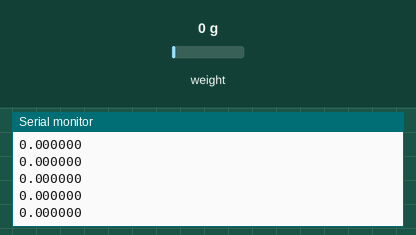
A sketch run on a simulated ESP8266 (NodeMCU). On the bench: the last lines printed to the serial monitor. Inputs (shaded band) come from the test bench; at power-on: weight on the scale 0 g.

Above: at 3.2 s.
3.3 s: weight on the scale set to 100 g
At 3.31 s:
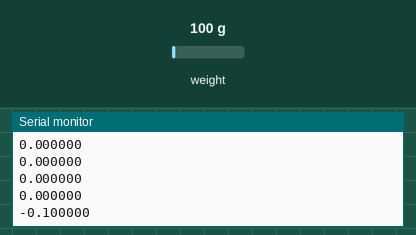
4.8 s: weight on the scale set to 1250 g
At 4.81 s:
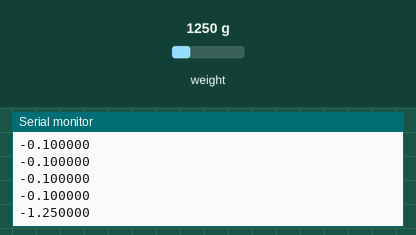
Timing chart, 0 to 7.8 s (numbered marks = the images above; inputs shaded):
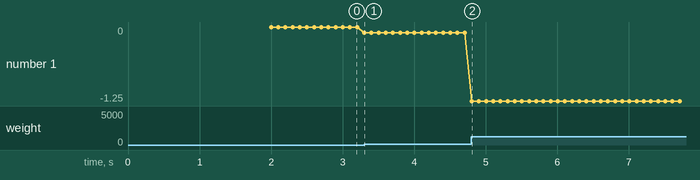

Measured:
- after the input at 3.3 s, the serial monitor: prints a new line at once (image 1)
- after the input at 4.8 s, the serial monitor: prints a new line at once (image 2)
- plotted number 1: 0 → -0.1 after the input at 3.3 s, -0.1 → -1.25 after the input at 4.8 s

The sketch:

hx7111.ino
```cpp
#include "HX711.h"
#define DOUT  D5
#define CLK  D6

HX711 scale(DOUT, CLK);
float calibration_factor = -306600;


void setup() {
  Serial.begin(9600);
  scale.set_scale();
  scale.tare();

  long zero_factor = scale.read_average();
  Serial.println(zero_factor);
}

void loop() {


  scale.set_scale(calibration_factor);
  Serial.print((-1)*scale.get_units(), 6);
  Serial.println();

}
```
